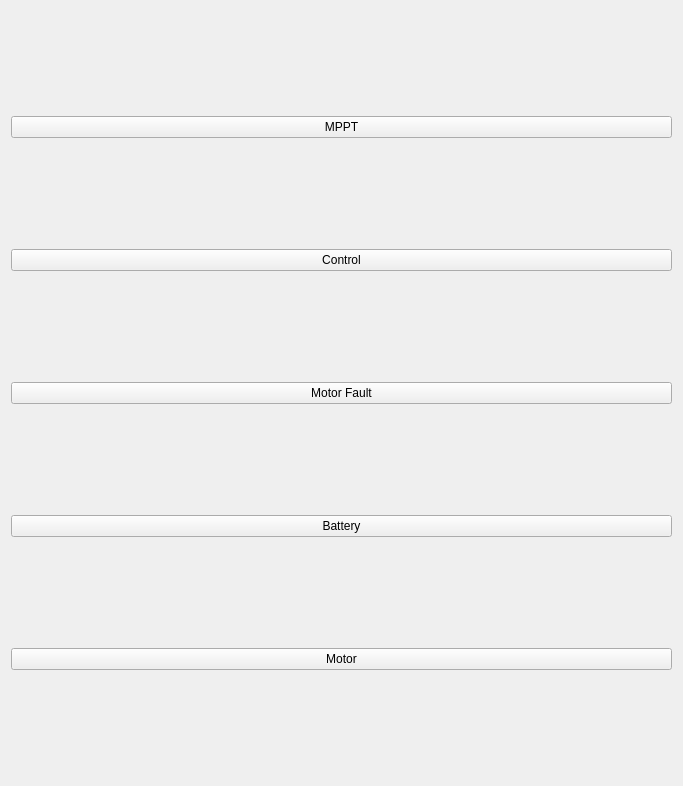
<?xml version="1.0" encoding="UTF-8"?>
<ui version="4.0">
 <class>HomePageUi</class>
 <widget class="QWidget" name="HomePageUi">
  <property name="geometry">
   <rect>
    <x>0</x>
    <y>0</y>
    <width>683</width>
    <height>786</height>
   </rect>
  </property>
  <property name="maximumSize">
   <size>
    <width>683</width>
    <height>786</height>
   </size>
  </property>
  <property name="windowTitle">
   <string>Form</string>
  </property>
  <property name="styleSheet">
   <string notr="true"/>
  </property>
  <layout class="QVBoxLayout" name="verticalLayout">
   <item>
    <widget class="QPushButton" name="MPPT">
     <property name="focusPolicy">
      <enum>Qt::NoFocus</enum>
     </property>
     <property name="styleSheet">
      <string notr="true">font: 9pt &quot;Sans Serif&quot;;</string>
     </property>
     <property name="text">
      <string notr="true">MPPT</string>
     </property>
     <property name="icon">
      <iconset>
       <normaloff>../../Desktop/Tab Background.png</normaloff>
       <normalon>../../Desktop/Tab Background.png</normalon>../../Desktop/Tab Background.png</iconset>
     </property>
     <property name="iconSize">
      <size>
       <width>80</width>
       <height>22</height>
      </size>
     </property>
    </widget>
   </item>
   <item>
    <widget class="QPushButton" name="controlButton">
     <property name="text">
      <string>Control</string>
     </property>
    </widget>
   </item>
   <item>
    <widget class="QPushButton" name="motorFaultButton">
     <property name="text">
      <string>Motor Fault</string>
     </property>
    </widget>
   </item>
   <item>
    <widget class="QPushButton" name="batteryButton">
     <property name="text">
      <string>Battery</string>
     </property>
    </widget>
   </item>
   <item>
    <widget class="QPushButton" name="motorButton">
     <property name="text">
      <string>Motor</string>
     </property>
    </widget>
   </item>
  </layout>
 </widget>
 <resources/>
 <connections/>
</ui>
